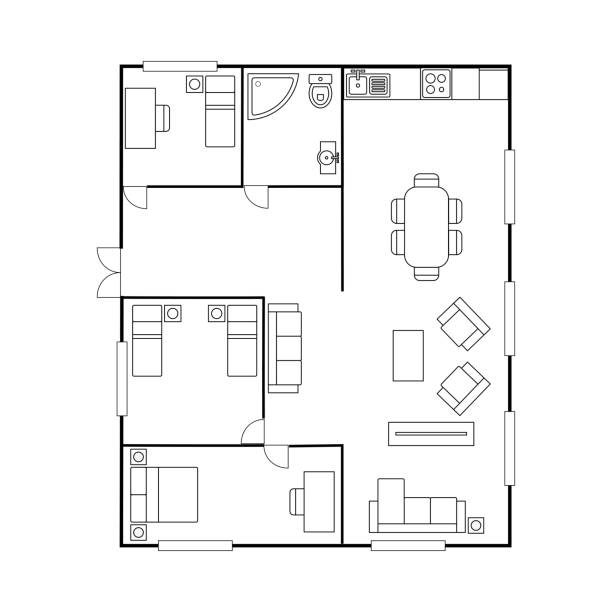
#> input picture plan/1.jpg, 612 x 612 px
$ python plan_autodetect.py
#> lines starting #> are read from the running program, lines starting #| are printed output that depends on the picture; after the words box and inside, x2 and y2 are one past the last pixel; in counts of white or black regions, pixels touching at a corner belong together
"""
Auto-detect rooms and doors from a floor-plan image (classical CV).

Works on the common "black walls on white paper" plan style:
  1. Threshold dark strokes, then morphological OPEN drops thin lines
     (furniture symbols, door swing arcs) and keeps thick wall strokes.
  2. Morphological CLOSE seals door gaps so each room becomes its own region;
     regions touching the image border are the outside and get removed.
  3. Each remaining connected component is a room; its contour is simplified
     to a polygon (original image pixel coordinates, same space the editor
     draws in).
  4. Doors: for every pair of nearby rooms, look at the wall band between
     them; where the band has NO wall pixels there is a passage — fit a
     rotated rect to those gap pixels and take its long axis as the door.

Entry point:
    rooms, doors = detect_rooms_and_doors(gray_image)
    rooms: [ [(x, y), ...] per room ]      doors: [ ((x1, y1), (x2, y2)) ]
"""

import math

import cv2
import numpy as np


def _exterior_mask(dark):
    """White area connected to the image border in the ORIGINAL drawing.

    Window/door symbols block the flood, so this is the true outside of the
    building. Thin symbol lines can have 1-2 px anti-aliasing gaps that
    would let the flood leak inside, so the strokes are bridged (dilated)
    a little before flooding — escalating if a leak is still detected.
    """
    h, w = dark.shape
    for bridge in (3, 5, 9, 13):
        kernel = cv2.getStructuringElement(cv2.MORPH_ELLIPSE, (bridge, bridge))
        walls_b = cv2.dilate(dark, kernel)
        free = cv2.bitwise_not(walls_b)
        flood = free.copy()
        ffmask = np.zeros((h + 2, w + 2), np.uint8)
        for x in range(0, w, 8):
            for y in (0, h - 1):
                if flood[y, x]:
                    cv2.floodFill(flood, ffmask, (x, y), 0)
        for y in range(0, h, 8):
            for x in (0, w - 1):
                if flood[y, x]:
                    cv2.floodFill(flood, ffmask, (x, y), 0)
        exterior = cv2.bitwise_and(free, cv2.bitwise_not(flood))
        # a leak floods the inside too: exterior would swallow most white
        if (exterior > 0).sum() < 0.62 * (free > 0).sum():
            return exterior
    return exterior


def _wall_mask(gray):
    """Wall mask: thick strokes + everything dark near the building exterior.

    Walls are the THICKEST strokes in a plan: seed at thick-stroke cores
    (distance transform) and grow back to full stroke width, which drops
    thin strokes (door arcs/leaves, furniture) even when they are CONNECTED
    to the wall network. The outer shell then gets the thin strokes near the
    exterior added back (window symbols, entrance arcs), so the building
    stays sealed while interior doorways stay open.

    Returns (walls, dark, exterior).
    """
    _, dark = cv2.threshold(gray, 0, 255, cv2.THRESH_BINARY_INV + cv2.THRESH_OTSU)
    dt = cv2.distanceTransform(dark, cv2.DIST_L2, 5)
    max_dt = float(dt.max())
    exterior = _exterior_mask(dark)
    if max_dt <= 1.0:
        return dark, dark, exterior
    thr = max(1.2, 0.45 * max_dt)
    seed = (dt >= thr).astype(np.uint8) * 255
    r = int(math.ceil(max_dt)) + 1
    kernel = cv2.getStructuringElement(cv2.MORPH_ELLIPSE, (2 * r + 1, 2 * r + 1))
    walls = cv2.bitwise_and(cv2.dilate(seed, kernel), dark)
    # seal the outer shell: dark strokes within the outer wall band
    shell_r = int(math.ceil(2 * max_dt)) + 3
    shell_kernel = cv2.getStructuringElement(
        cv2.MORPH_ELLIPSE, (2 * shell_r + 1, 2 * shell_r + 1))
    shell = cv2.bitwise_and(dark, cv2.dilate(exterior, shell_kernel))
    walls = cv2.bitwise_or(walls, shell)
    return walls, dark, exterior


def _interior_components(walls, close_k, min_area, exclude=None):
    """Label map of room regions after sealing door gaps and dropping outside."""
    h, w = walls.shape
    kernel = cv2.getStructuringElement(cv2.MORPH_RECT, (close_k, close_k))
    sealed = cv2.morphologyEx(walls, cv2.MORPH_CLOSE, kernel)
    interior = cv2.bitwise_not(sealed)
    if exclude is not None:
        interior = cv2.bitwise_and(interior, cv2.bitwise_not(exclude))

    # safety: anything still connected to the border is outside the building
    flood = interior.copy()
    ffmask = np.zeros((h + 2, w + 2), np.uint8)
    for x in range(0, w, 8):
        for y in (0, h - 1):
            if flood[y, x]:
                cv2.floodFill(flood, ffmask, (x, y), 0)
    for y in range(0, h, 8):
        for x in (0, w - 1):
            if flood[y, x]:
                cv2.floodFill(flood, ffmask, (x, y), 0)

    num, labels, stats, _ = cv2.connectedComponentsWithStats(flood, 8)
    room_ids = [i for i in range(1, num)
                if stats[i, cv2.CC_STAT_AREA] >= min_area]
    return labels, room_ids, stats


def _orthogonalize(poly):
    """Snap a mostly-rectilinear polygon to clean horizontal/vertical edges.

    Floor plans are rectilinear; contour simplification leaves small
    diagonal cut-corners that would become skewed walls in 3D. Each edge is
    classified h/v, consecutive same-orientation edges merge (length-
    weighted), and vertices are rebuilt from the line intersections.
    Returns the original polygon unchanged if it isn't rectilinear enough.
    """
    pts = [np.array(p, dtype=float) for p in poly]
    n = len(pts)
    per = axis_per = 0.0
    for i in range(n):
        d = pts[(i + 1) % n] - pts[i]
        L = math.hypot(d[0], d[1])
        per += L
        ang = abs(math.degrees(math.atan2(d[1], d[0]))) % 90.0
        if ang < 15.0 or ang > 75.0:
            axis_per += L
    if per <= 0 or axis_per / per < 0.80:
        return poly

    edges = []
    for i in range(n):
        p, q = pts[i], pts[(i + 1) % n]
        d = q - p
        L = math.hypot(d[0], d[1])
        if L < 1e-6:
            continue
        if abs(d[0]) >= abs(d[1]):
            edges.append(["h", (p[1] + q[1]) / 2, L])
        else:
            edges.append(["v", (p[0] + q[0]) / 2, L])

    merged = []
    for e in edges:
        if merged and merged[-1][0] == e[0]:
            t, c, L = merged[-1]
            merged[-1] = [t, (c * L + e[1] * e[2]) / (L + e[2]), L + e[2]]
        else:
            merged.append(list(e))
    while len(merged) > 2 and merged[0][0] == merged[-1][0]:
        t, c, L = merged.pop()
        t0, c0, L0 = merged[0]
        merged[0] = [t0, (c0 * L0 + c * L) / (L0 + L), L0 + L]
    if len(merged) < 4 or len(merged) % 2:
        return poly

    out = []
    m = len(merged)
    for i in range(m):
        a, b = merged[i], merged[(i + 1) % m]
        if a[0] == b[0]:
            return poly
        x = b[1] if b[0] == "v" else a[1]
        y = b[1] if b[0] == "h" else a[1]
        out.append((int(round(x)), int(round(y))))
    return out


def _room_polygon(comp_mask, eps_frac=0.012):
    contours, _ = cv2.findContours(comp_mask, cv2.RETR_EXTERNAL,
                                   cv2.CHAIN_APPROX_SIMPLE)
    if not contours:
        return None
    c = max(contours, key=cv2.contourArea)
    eps = eps_frac * cv2.arcLength(c, True)
    approx = cv2.approxPolyDP(c, eps, True)
    poly = [(int(p[0][0]), int(p[0][1])) for p in approx]
    return poly if len(poly) >= 3 else None


def _detect_doors(walls, labels, room_ids, min_dim):
    """Door segments between adjacent rooms.

    A doorway is a gap in the wall network: sealing the walls with a SMALL
    kernel plugs the gap without swallowing corridors or corners. Each plug
    that (a) is shaped like a doorway (thin across the wall, door-sized
    along it) and (b) touches exactly two different rooms is a door.
    Multiple sealing scales are tried so narrow and wide doors both plug.
    """
    from itertools import combinations

    h, w = walls.shape
    dt = cv2.distanceTransform(walls, cv2.DIST_L2, 5)
    wall_t = max(2.0, 2.0 * float(dt.max()))          # wall stroke thickness
    adj_k = int(max(9, wall_t + 6)) | 1
    adj_kernel = cv2.getStructuringElement(cv2.MORPH_RECT, (adj_k, adj_k))
    room_label_set = set(room_ids)

    # rooms dilated a little past the wall thickness (for plug refinement)
    dil = {}
    for i in room_ids:
        comp = (labels == i).astype(np.uint8) * 255
        dil[i] = cv2.dilate(comp, adj_kernel)

    doors = []
    found = []      # (pair, cx, cy, ux, uy, half_len) — for overlap dedupe

    def is_duplicate(pair, cx, cy, ux, uy, half):
        for p, fx, fy, fux, fuy, fhalf in found:
            if p != pair:
                continue
            dx, dy = cx - fx, cy - fy
            along = abs(dx * fux + dy * fuy)
            across = abs(-dx * fuy + dy * fux)
            if across < wall_t * 3 + 8 and along < (half + fhalf) * 0.75:
                return True
        return False

    def gap_span(cx, cy, ux, uy, fallback_half):
        """True doorway half-extents: walk the wall line to the jambs."""
        spans = []
        for sgn in (1, -1):
            d, hit = fallback_half, False
            for t in range(1, int(min_dim * 0.3)):
                x = int(round(cx + sgn * ux * t))
                y = int(round(cy + sgn * uy * t))
                if not (0 <= x < w and 0 <= y < h):
                    break
                if walls[y, x]:
                    d, hit = t, True
                    break
            spans.append(d if hit else fallback_half)
        return spans

    def first_room_along(cx, cy, nx, ny, max_d):
        """Walk from (cx, cy) along (nx, ny); first room label reached, or
        None if a wall blocks the way first."""
        for t in range(1, int(max_d)):
            x, y = int(round(cx + nx * t)), int(round(cy + ny * t))
            if not (0 <= x < w and 0 <= y < h):
                return None
            if walls[y, x]:
                return None
            lab = labels[y, x]
            if lab in room_label_set:
                return lab
        return None

    for frac in (0.035, 0.05, 0.07, 0.09):
        close_s = max(7, int(round(min_dim * frac)) | 1)
        kernel = cv2.getStructuringElement(cv2.MORPH_RECT, (close_s, close_s))
        sealed = cv2.morphologyEx(walls, cv2.MORPH_CLOSE, kernel)
        plugs = cv2.bitwise_and(sealed, cv2.bitwise_not(walls))
        num, plabels, pstats, _ = cv2.connectedComponentsWithStats(plugs, 8)
        for g in range(1, num):
            if pstats[g, cv2.CC_STAT_AREA] < 15:
                continue
            comp = (plabels == g).astype(np.uint8) * 255
            touching = [i for i in room_ids
                        if cv2.countNonZero(cv2.bitwise_and(comp, dil[i]))]
            if len(touching) < 2:
                continue
            for a, b in combinations(touching, 2):
                # part of the plug that lies BETWEEN rooms a and b
                refined = cv2.bitwise_and(comp,
                                          cv2.bitwise_and(dil[a], dil[b]))
                if cv2.countNonZero(refined) < 12:
                    continue
                pts = cv2.findNonZero(refined)
                (cx, cy), (rw, rh), ang = cv2.minAreaRect(
                    pts.astype(np.float32))
                long_len, short_len = max(rw, rh), min(rw, rh)
                if short_len > max(3.0 * wall_t, 14):
                    continue
                if long_len < max(2 * wall_t, 10) or long_len > min_dim * 0.22:
                    continue
                theta = math.radians(ang if rw >= rh else ang + 90.0)
                ux, uy = math.cos(theta), math.sin(theta)
                nx, ny = -uy, ux                     # across the wall
                # a REAL doorway: walking straight out of the plug on both
                # sides reaches room a and room b without hitting any wall
                reach = close_s + wall_t * 2 + 8
                lab_pos = first_room_along(cx, cy, nx, ny, reach)
                lab_neg = first_room_along(cx, cy, -nx, -ny, reach)
                if {lab_pos, lab_neg} != {a, b}:
                    continue
                # re-measure the actual gap between jambs (the plug itself
                # is clipped by the eroded room labels)
                d_fwd, d_back = gap_span(cx, cy, ux, uy, long_len / 2)
                gap_len = d_back + d_fwd
                if gap_len > min_dim * 0.35:          # runaway walk: keep rect
                    d_back = d_fwd = long_len / 2
                    gap_len = long_len
                ncx = cx + ux * (d_fwd - d_back) / 2
                ncy = cy + uy * (d_fwd - d_back) / 2
                if is_duplicate((a, b), ncx, ncy, ux, uy, gap_len / 2):
                    continue
                found.append(((a, b), ncx, ncy, ux, uy, gap_len / 2))
                doors.append(((int(ncx - ux * gap_len / 2),
                               int(ncy - uy * gap_len / 2)),
                              (int(ncx + ux * gap_len / 2),
                               int(ncy + uy * gap_len / 2))))
    return doors


def detect_rooms_and_doors(gray):
    """Detect room polygons + door segments from a floor-plan image.

    Tries several door-sealing kernel sizes and keeps the segmentation that
    produces the most valid rooms (door gaps sealed = rooms separate; a too
    large kernel destroys narrow rooms, giving fewer).
    """
    if gray.ndim == 3:
        gray = cv2.cvtColor(gray, cv2.COLOR_BGR2GRAY)
    h, w = gray.shape[:2]
    min_dim = min(h, w)
    walls, dark, exterior = _wall_mask(gray)
    # exclude only the outside: thin furniture lines must NOT split rooms
    exclude = exterior
    min_area = 0.004 * h * w

    best = None
    for frac in (0.035, 0.05, 0.065, 0.08, 0.10):
        close_k = max(7, int(round(min_dim * frac)) | 1)
        labels, room_ids, stats = _interior_components(
            walls, close_k, min_area, exclude)
        if not room_ids:
            continue
        # coverage sanity: rooms should fill a decent part of the building
        area_frac = sum(stats[i, cv2.CC_STAT_AREA] for i in room_ids) / (h * w)
        if area_frac < 0.10:
            continue
        if best is None or len(room_ids) > best[0]:
            best = (len(room_ids), labels, room_ids, close_k)

    if best is None:
        return [], []

    _, labels, room_ids, close_k = best

    # stable room order: top-to-bottom, then left-to-right
    def _key(i):
        ys, xs = np.where(labels == i)
        return (ys.mean() // (h / 4), xs.mean())
    room_ids = sorted(room_ids, key=_key)

    rooms = []
    kept_ids = []
    for i in room_ids:
        comp = (labels == i).astype(np.uint8) * 255
        poly = _room_polygon(comp)
        if poly:
            rooms.append(_orthogonalize(poly))
            kept_ids.append(i)

    doors = _detect_doors(walls, labels, kept_ids, min_dim)
    print(f"[DETECT] rooms={len(rooms)} doors={len(doors)} (close_k={close_k})")
    return rooms, doors


if __name__ == "__main__":
    import os
    import sys

    path = sys.argv[1] if len(sys.argv) > 1 else os.path.join(
        os.path.dirname(os.path.abspath(__file__)), "plan", "1.jpg")
    img = cv2.imread(path)
#> img is the input picture: shape (612, 612, 3); mean B, G, R 245.7, 245.7, 245.7
    rooms, doors = detect_rooms_and_doors(img)
#> in _wall_mask, `_, dark = cv2.threshold(gray, 0, 255, cv2.THRESH_BINARY_INV + cv2.THRE..`:
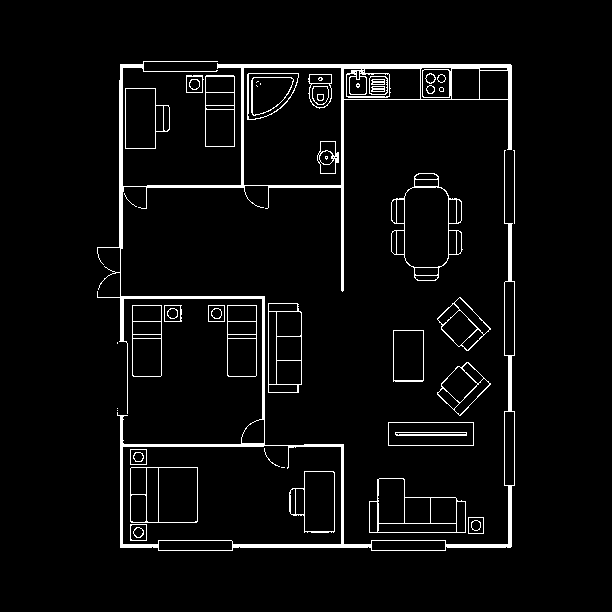
#> dark: shape (612, 612); 4.4% white; 53 white regions (12 under 20 px), largest, box (x1, y1, x2, y2) and area: (97, 61, 515, 551) 9966, (391, 173, 463, 281) 699, (369, 478, 466, 533) 534
#> in _wall_mask, `max_dt = float(dt.max())`: max_dt = 3
#> after the loop in _exterior_mask, `for bridge in (3, 5, 9, 13):`:
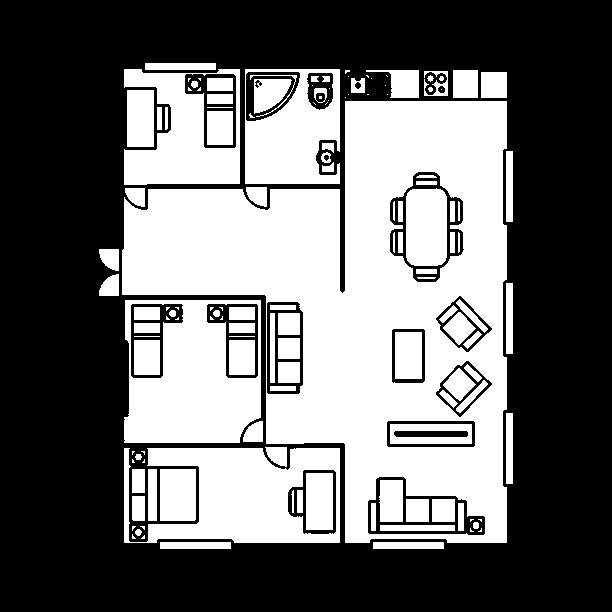
#> flood: shape (612, 612); 42.2% white; 138 white regions (42 under 20 px), largest, box (x1, y1, x2, y2) and area: (122, 101, 507, 543) 83194, (124, 300, 261, 443) 13325, (124, 448, 340, 543) 12505
#> in _wall_mask, `thr = max(1.2, 0.45 * max_dt)`: thr = 1.35
#> in _wall_mask, `r = int(math.ceil(max_dt)) + 1`: r = 4
#> in _wall_mask, `shell_r = int(math.ceil(2 * max_dt)) + 3`: shell_r = 9
#> the loop in detect_rooms_and_doors, `for frac in (0.035, 0.05, 0.065, 0.08, 0.10):` made 5 passes
#> (num in _interior_components, room_ids, area_frac) on passes 1 to 5: (17, [2, 4, 5, 8, 13], 0.48), (18, [2, 4, 5, 8, 13], 0.472), (17, [2, 4, 5, 8, 13], 0.47), (18, [2, 4, 5, 8, 14], 0.466), (20, [2, 4, 5, 6, 9, 16], 0.447)
#> in detect_rooms_and_doors, `_, labels, room_ids, close_k = best`:
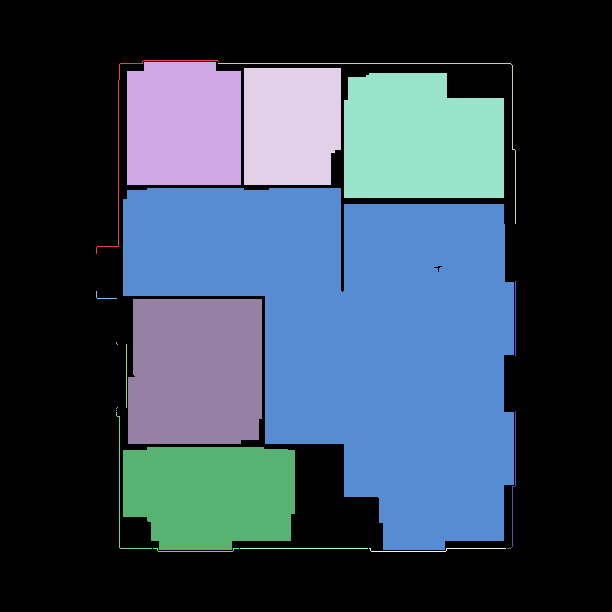
#> labels: shape (612, 612) int32; 20 distinct labels, from 0 to 19; one colour per label, 0 black
#> in _key, `ys, xs = np.where(labels == i)`: ys = 13644 values from 62 to 184; xs = 13644 values, max 240 at index 761, min 127 at index 648, mean 183.3
#> in detect_rooms_and_doors, `room_ids = sorted(room_ids, key=_key)`: room_ids = [2, 4, 5, 9, 6, 16]
#> the loop in detect_rooms_and_doors, `for i in room_ids:` made 6 passes
#> (i, eps in _room_polygon, n in _orthogonalize, m in _orthogonalize) on passes 1, 2, 3, 5, 6: (2, 5.63, 8, 8), (4, 5.07, 6, 6), (5, 6.76, 6, 6), (6, 20.29, 11, 10), (16, 6.49, 6, 6)
#> after the loop in detect_rooms_and_doors, `for i in room_ids:`:
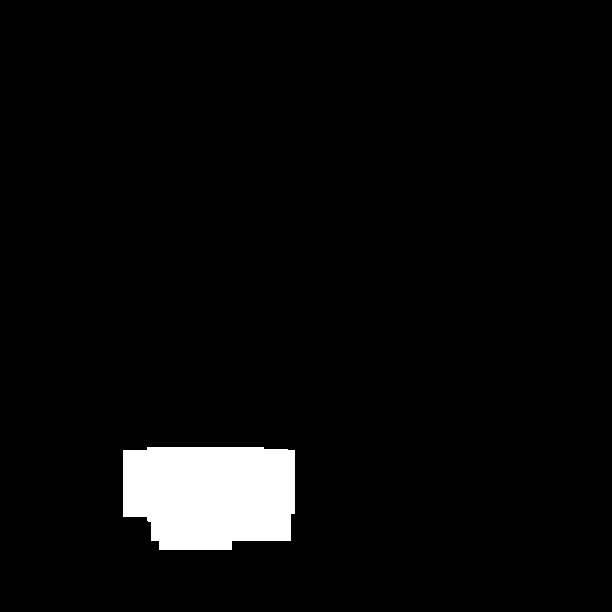
#> comp: shape (612, 612); 4.3% white; 1 white region, box (x1, y1, x2, y2) and area: (123, 447, 295, 550) 15923
#> after the loop in detect_rooms_and_doors, `for i in room_ids:`: rooms = 6 items
#> in _detect_doors, `wall_t = max(2.0, 2.0 * float(dt.max()))`: wall_t = 6
#> in _detect_doors, `adj_k = int(max(9, wall_t + 6)) | 1`: adj_k = 13
#> in _detect_doors, `room_label_set = set(room_ids)`: room_label_set = 6 items
#> the loop in _detect_doors, `for i in room_ids:` made 6 passes
#> i on passes 1 to 6: 2, 4, 5, 9, 6, 16
#> the loop in _detect_doors, `for frac in (0.035, 0.05, 0.07, 0.09):` made 4 passes
#> num on passes 1 to 4: 52, 50, 46, 44
#> after the loop in _detect_doors, `for frac in (0.035, 0.05, 0.07, 0.09):`:
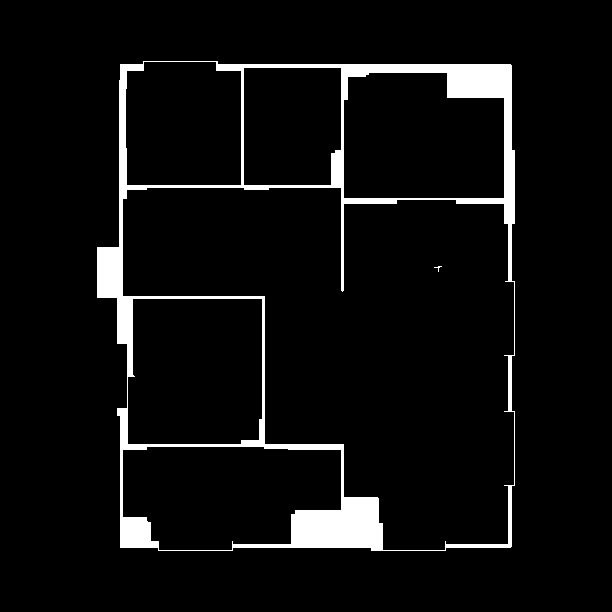
#> sealed: shape (612, 612); 5.5% white; 2 white regions (1 under 20 px), largest, box (x1, y1, x2, y2) and area: (97, 61, 515, 551) 20743
#> after the loop in _detect_doors, `for frac in (0.035, 0.05, 0.07, 0.09):`: doors = [((247, 185), (265, 185)), ((123, 188), (146, 186)), ((264, 441), (264, 421)), ((267, 445), (285, 445)), ((460, 200), (514, 200)), ((342, 200), (391, 200)), ((400, 198), (452, 198))]; found = [((4, 6), 256, 185, 1, 0, 9), ((2, 6), 135, 187.6, 0.999, -0.0526, 11.5), ((9, 6), 264, 431, 6.12e-17, -1, 10), ((6, 16), 276, 445, 1, 0, 9), ((5, 6), 487, 200.5, 1, 0, 27), ((5, 6), 367, 200.5, 1, 0, 24.5), ((5, 6), 426, 198.5, 1, 0, 26)]
#| [DETECT] rooms=6 doors=7 (close_k=61)
#> rooms = 6 items

    # overlay for visual verification
    vis = img.copy()
    colors = [(0, 170, 0), (200, 60, 0), (0, 80, 220), (160, 0, 160),
              (0, 150, 150), (180, 120, 0), (60, 60, 220), (120, 180, 0)]
    for k, poly in enumerate(rooms):
        cv2.polylines(vis, [np.array(poly, np.int32)], True,
                      colors[k % len(colors)], 3)
        cx = int(np.mean([p[0] for p in poly]))
        cy = int(np.mean([p[1] for p in poly]))
        cv2.putText(vis, f"R{k+1}", (cx - 15, cy), cv2.FONT_HERSHEY_SIMPLEX,
                    0.8, colors[k % len(colors)], 2)
#> this loop made 6 passes
#> (cx, cy) on passes 1, 2, 3, 5, 6: (181, 97), (304, 134), (431, 123), (319, 335), (189, 503)
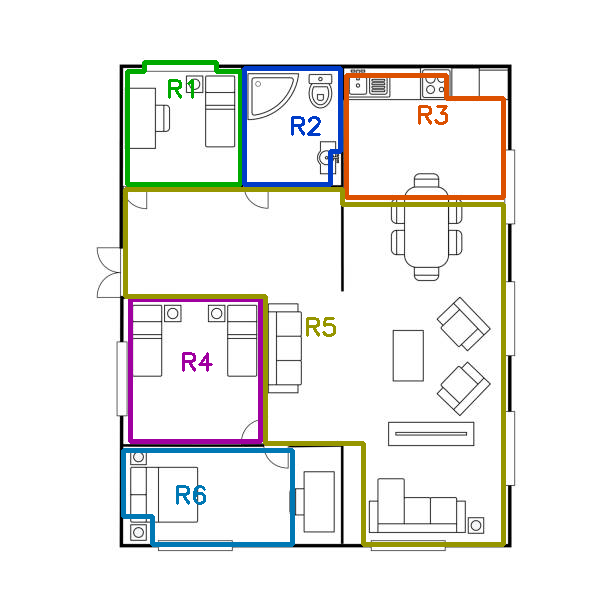
#> vis: shape (612, 612, 3); 5.64% of pixels changed, all inside (x1, y1, x2, y2) = (121, 60, 506, 547)
    for p1, p2 in doors:
        cv2.line(vis, p1, p2, (0, 0, 255), 5)
#> this loop made 7 passes
#> (p1, p2) on passes 1 to 7: ((247, 185), (265, 185)), ((123, 188), (146, 186)), ((264, 441), (264, 421)), ((267, 445), (285, 445)), ((460, 200), (514, 200)), ((342, 200), (391, 200)), ((400, 198), (452, 198))
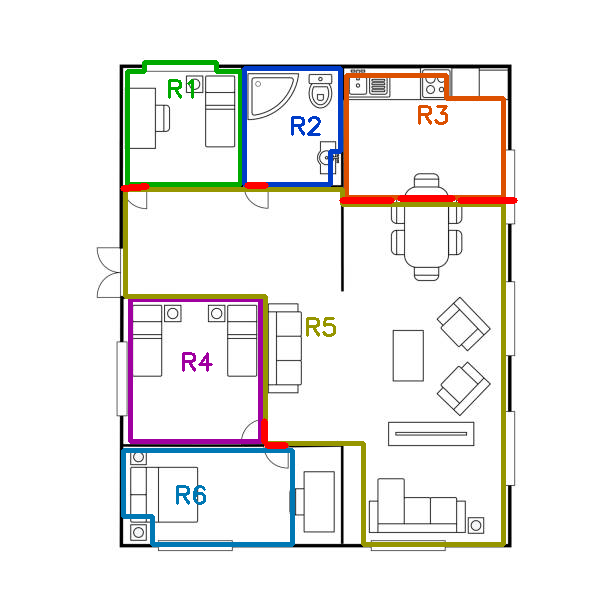
#> vis: shape (612, 612, 3); 0.49% of pixels changed, all inside (x1, y1, x2, y2) = (120, 182, 518, 449)
    out = os.path.join(os.path.dirname(path), "_autodetect_overlay.png")
    cv2.imwrite(out, vis)
    print(f"[DETECT] overlay saved: {out}")
